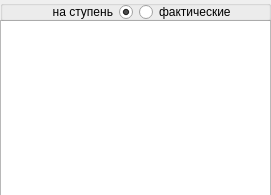
       <widget class="QWidget" name="page_2">
        <property name="geometry">
         <rect>
          <x>0</x>
          <y>0</y>
          <width>271</width>
          <height>195</height>
         </rect>
        </property>
        <attribute name="label">
         <string>Точки</string>
        </attribute>
        <widget class="QTableView" name="tablePoints">
         <property name="geometry">
          <rect>
           <x>0</x>
           <y>20</y>
           <width>271</width>
           <height>201</height>
          </rect>
         </property>
         <property name="locale">
          <locale language="English" country="UnitedStates"/>
         </property>
         <property name="selectionMode">
          <enum>QAbstractItemView::SingleSelection</enum>
         </property>
         <property name="selectionBehavior">
          <enum>QAbstractItemView::SelectRows</enum>
         </property>
         <property name="textElideMode">
          <enum>Qt::ElideLeft</enum>
         </property>
         <property name="wordWrap">
          <bool>false</bool>
         </property>
         <property name="cornerButtonEnabled">
          <bool>false</bool>
         </property>
         <attribute name="horizontalHeaderHighlightSections">
          <bool>false</bool>
         </attribute>
         <attribute name="verticalHeaderVisible">
          <bool>false</bool>
         </attribute>
         <attribute name="verticalHeaderHighlightSections">
          <bool>false</bool>
         </attribute>
        </widget>
        <widget class="QGroupBox" name="groupPoints">
         <property name="geometry">
          <rect>
           <x>0</x>
           <y>0</y>
           <width>271</width>
           <height>21</height>
          </rect>
         </property>
         <property name="title">
          <string/>
         </property>
         <widget class="QWidget" name="horizontalLayoutWidget">
          <property name="geometry">
           <rect>
            <x>0</x>
            <y>0</y>
            <width>271</width>
            <height>24</height>
           </rect>
          </property>
          <layout class="QHBoxLayout" name="horizontalLayout">
           <item>
            <widget class="QRadioButton" name="radioPointsStage">
             <property name="layoutDirection">
              <enum>Qt::RightToLeft</enum>
             </property>
             <property name="text">
              <string>на ступень</string>
             </property>
             <property name="checkable">
              <bool>true</bool>
             </property>
             <property name="checked">
              <bool>true</bool>
             </property>
            </widget>
           </item>
           <item>
            <widget class="QRadioButton" name="radioPointsReal">
             <property name="layoutDirection">
              <enum>Qt::LeftToRight</enum>
             </property>
             <property name="text">
              <string>фактические</string>
             </property>
             <property name="checked">
              <bool>false</bool>
             </property>
            </widget>
           </item>
          </layout>
         </widget>
        </widget>
       </widget>
